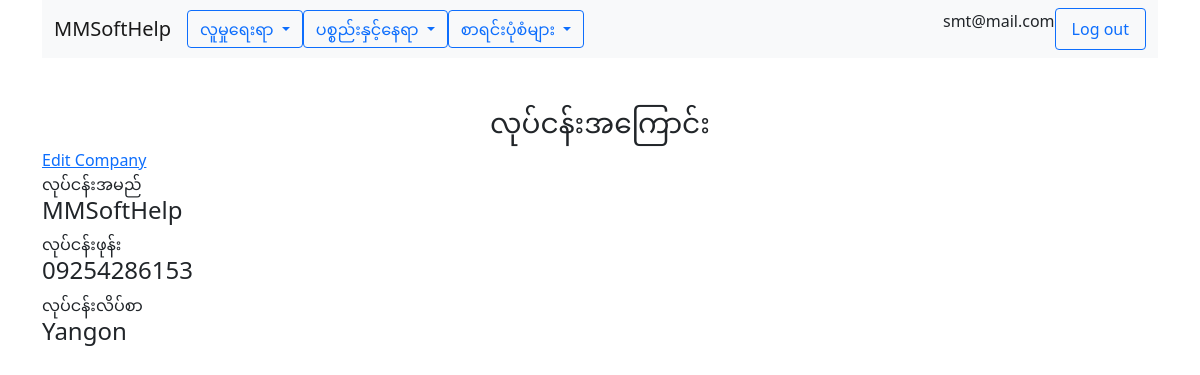
/company/index.php (signed in), run on the app's committed database.
### tables this page shows
CREATE TABLE `users` (
  `id` int(10) NOT NULL,
  `email` varchar(100) NOT NULL,
  `password` varchar(100) NOT NULL,
  `phone` varchar(25) NOT NULL,
  `address` varchar(250) NOT NULL,
  `com_id` int(10) NOT NULL,
  `role` varchar(25) NOT NULL
);

CREATE TABLE `companies` (
  `id` int(10) NOT NULL,
  `name` varchar(100) NOT NULL,
  `phone` varchar(15) NOT NULL,
  `address` varchar(250) NOT NULL
);

### app/functions.php (called while the page is built, shortened)
<?php
function view($name, $model= ''){
    require(APP_PATH . "views/layout.view.php");
}
function is_user_authenticated() {
    return isset($_SESSION['email']);
}
function is_user_admin() {
    $user = UserData::get_user_by_email($_SESSION['email']);
    return $user->role == 'admin';
}
function get_user() {
    $user = UserData::get_user_by_email($_SESSION['email']);
    return $user;
}
function get_company_id() {
    $user = UserData::get_user_by_email($_SESSION['email']);
    return $user->com_id;
}
function get_company_name() {
    return CompanyData::get_company_by_id(get_company_id())->name;
}
?>

### company/index.php (called while the page is built, shortened)
<?php
$user  = UserData::get_user_by_email($_SESSION['email']);
view('company/index', CompanyData::get_company_by_id($user -> com_id));
?>

### app/company/mysqlcompanyprovider.class.php (called while the page is built, shortened)
<?php
class MySqlCompanyProvider extends CompanyProvider{
    public function get_company_by_id($com_id){
        $db = $this -> connect();
        $sql = 'SELECT * FROM companies WHERE id = :id';
        $smt = $db->prepare($sql);
        $smt -> execute([
            ':id' => $com_id,
        ]);
        $data = $smt->fetchAll(PDO::FETCH_CLASS,'Company');
        return $data[0];
    }
    private function connect(){
        try{
            return new PDO($this->source, CONFIG['db_user'], CONFIG['db_password']);
        }catch(PDOException $e){
            return null;
        }
    }
}
?>

### app/user/mysqluserprovider.class.php (called while the page is built, shortened)
<?php
class MySqlUserProvider extends UserProvider{
    public function get_user_by_email($email){
        $db = $this -> connect();
        $sql = 'SELECT * FROM users WHERE email = :email';
        $smt = $db->prepare($sql);
        $smt -> execute([
            ':email' => $email,
        ]);
        $data = $smt->fetchAll(PDO::FETCH_CLASS,'User');
        return $data[0];
    }
    private function connect(){
        try{
            return new PDO($this->source, CONFIG['db_user'], CONFIG['db_password']);
        }catch(PDOException $e){
            return null;
        }
    }
}
?>

### app/user/userdata.class.php (called while the page is built, shortened)
<?php
class UserData{
    static private $ds;
    static public function initialize(UserProvider $data_provider){
        return self::$ds = $data_provider;
    }
    static public function get_user_by_email($email){
        return self::$ds->get_user_by_email($email);
    }
}
?>

### app/company/companydata.class.php (called while the page is built, shortened)
<?php
class CompanyData{
    static private $ds;
    static public function initialize(CompanyProvider $data_provider){
        return self::$ds = $data_provider;
    }
    static public function get_company_by_id($com_id){
        return self::$ds->get_company_by_id($com_id);
    }
}
?>

### views/company/index.view.php (the view)
<div class="row">
        <div class="col-lg-12 text-center">
            <h3 class="mt-5"><?php echo company_about;?></h3>
        </div>
    </div>
    <?php
                    if (is_user_admin()){
                ?>
                    <div class="row">
                    <a href="../company/editcompany.php">Edit Company</a>
                    </div>
                <?php
                    }
                ?>
        <div class="form-group">
            <label><?php echo company_name;?></label>
            <h4><?php echo $model->name; ?></h4>
        </div>
        <div class="form-group">
            <label><?php echo company_phone;?></label>
            <h4><?php echo $model->phone; ?></h4>
        </div>
        <div class="form-group">
            <label><?php echo company_address;?></label>
            <h4><?php echo $model->address; ?></h4>
        </div>
    </div>

### views/layout.view.php (shortened to what this page needs)
<!DOCTYPE html>
<html lang="en">
  <head>
    <link href="https://cdn.jsdelivr.net/npm/bootstrap@5.0.2/dist/css/bootstrap.min.css" rel="stylesheet">
  </head>
  <body>
    <div class="container">
      <?php
      if (is_user_authenticated()){
      ?>
<nav class="navbar navbar-expand-lg navbar-light bg-light">
  <div class="container-fluid">
    <a class="navbar-brand" href="../company"><?= get_company_name(); ?></a>
    <div class="collapse navbar-collapse" id="navbarSupportedContent">
      <ul class="navbar-nav me-auto mb-2 mb-lg-0">
<div class="dropdown">
  <button class="btn btn-outline-primary dropdown-toggle" type="button" id="dropdownMenuButton1" data-bs-toggle="dropdown" aria-expanded="false">
    <?php echo people_menu; ?>
  </button>
</div>
<div class="dropdown">
  <button class="btn btn-outline-primary dropdown-toggle" type="button" id="dropdownMenuButton1" data-bs-toggle="dropdown" aria-expanded="false">
    <?php echo item_location_menu; ?>
  </button>
</div>
<div class="dropdown">
  <button class="btn btn-outline-primary dropdown-toggle" type="button" id="dropdownMenuButton1" data-bs-toggle="dropdown" aria-expanded="false">
    <?php echo forms; ?>
  </button>
</div>
      </ul>
      <?php
      }
      ?>
      <?php
      if (is_user_authenticated()){
      ?>
      <p><?= get_user()->email; ?></p>
      <a class="nav-link btn btn-outline-primary" href="../logout.php">Log out</a>
      <?php
      }
      ?>
    </div>
  </div>
</nav>
</div>
    <div class="container">
<?php require("$name.view.php");?>
    </body>
    </html>

### data on the page
users: com.name "MMSoftHelp", email "smt@mail.com"
companies: name "MMSoftHelp", phone "09254286153", address "Yangon"

### other printed values
people_menu "လူမှုရေးရာ"
item_location_menu "ပစ္စည်းနှင့်နေရာ"
forms "စာရင်းပုံစံများ"
company_about "လုပ်ငန်းအကြောင်း"
company_name "လုပ်ငန်းအမည်"
company_phone "လုပ်ငန်းဖုန်း"
company_address "လုပ်ငန်းလိပ်စာ"
